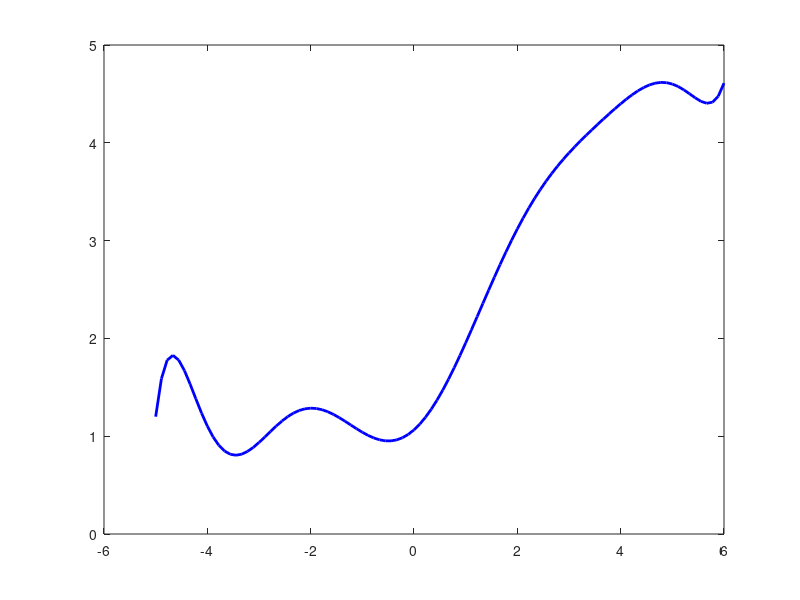

Write MATLAB code to recreate this figure. (Note: this script raises an error after producing the figure.)
clear;
close all;
clc;

% Dane
x_data = [-5 -4 -3 -2 -1 0 1 2 3 4 5 6];
y_data = [1.2 1.1 0.95 1.25 1.1 1.0 2 3.1 3.9 4.4 4.6 4.61];

% obliczenie wartości całki złożoną metodą trapezów

g = @(x) interp1(x_data, y_data, x, 'linear', 'extrap');

a = -2;
b = 2;
liczbaProbek = 100;
h = (b - a) / liczbaProbek;
x = linspace(a, b, liczbaProbek+1);
y = exp(-0.1 * x) .* (g(x)).^2;

I_trapez = h * (0.5*y(1) + sum(y(2:end-1)) + 0.5*y(end));
disp(['Wartość całki (złożona metoda trapezów): ', num2str(I_trapez)]);

% obliczenie wartości całki za pomocą polyfit

degrees = 3:9;

results = zeros(size(degrees));

for i = 1:length(degrees)
    n = degrees(i);
    
    % Aproksymacja wielomianowa
    p = polyfit(x_data, y_data, n);
    
    % Funkcja aproksymująca
    g = @(t) polyval(p, t);
    
    % Definicja funkcji podcałkowej
    f = @(t) exp(-0.1*t) .* (g(t)).^2;
    
    % Obliczenie całki numerycznie w zakresie (-2, 2)
    results(i) = integral(f, -2, 2);
end

x_fit = linspace(min(x_data), max(x_data), liczbaProbek); 
y_fit = polyval(p, x_fit);

figure;
plot(x_fit, y_fit, 'b-', 'LineWidth', 2); 
hold on;

% obliczenie wartości całki za pomocą własnej funkcji
% (aproksymacja wielomianowa metodą najmniejszych kwadratów)

for i = 1:length(degrees)
    n = degrees(i);

[wsp, y_apr] = aproksymacja_wielomianowa(x_data, y_data, n);

% Funkcja aproksymująca
g = @(t) polyval(wsp, t);

% Definicja funkcji podcałkowej
f = @(t) exp(-0.1*t) .* (g(t)).^2;

% Obliczenie całki numerycznie w zakresie (-2, 2)
wyniki(i) = integral(f, -2, 2);
end

y_fit2 = polyval(wsp, x_fit);


plot(x_data, y_data, 'o');
plot(x_fit, y_fit2);

xlim([-6 6.5])

legend('Aproksymacja', 'Dane');
xlabel('x', 'Interpreter', 'latex');
ylabel('f(x)', 'Interpreter', 'latex');
title('Aproksymacja');
hold off;

T = table(degrees', results', wyniki',...
    'VariableNames', {'Stopień', 'Polyfit', 'MNK'});
disp(T);

% saveas(gcf, 'D:\repos\metody_numeryczne\zestaw_1_zadanie_2.png')